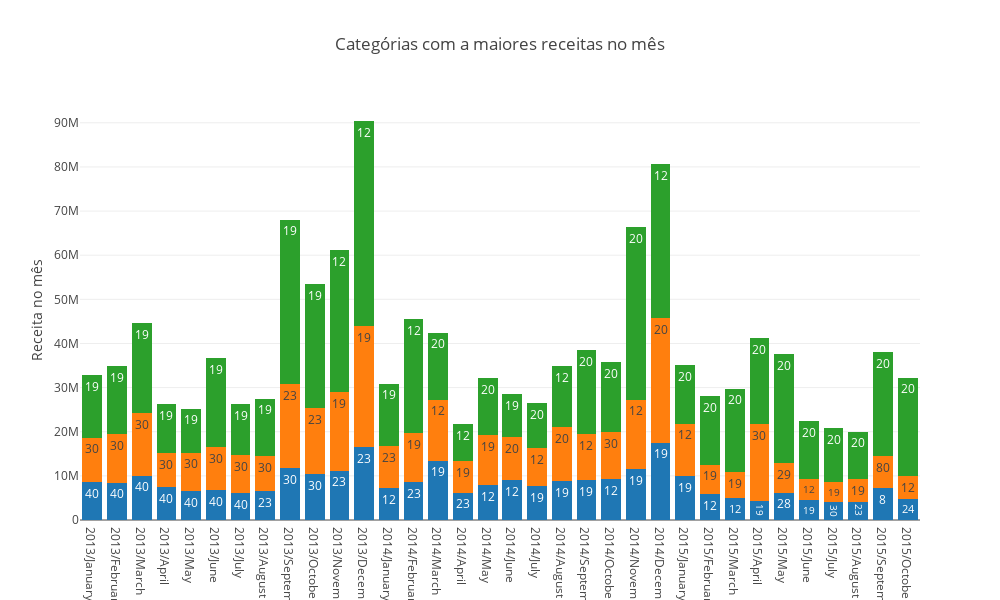

The notebook cell this image was saved under:
### Code cell
trace = [go.Bar(
                x=date_range,
                y=item_cnt_value[i, :],
                text=category_id[i, :],
                textposition = 'auto', 
                hoverinfo='x+y',
                showlegend=False,

                )
    
        for i in range(n_largest)]

layout = go.Layout( yaxis = dict(title='Receita no mês'),
                    title='Categórias com a maiores receitas no mês',
                    barmode='stack',
                    width=1000,
                    height=600,
                  )

fig = go.Figure(data=trace, layout=layout)

iplot(fig)

### Figure 1 — Plotly figure (JSON) as saved in the notebook; plotly's stock layout.template omitted (floating-point values rounded to 4 significant figures)
{"data": [{"hoverinfo": "x+y", "showlegend": false, "text": [40, 40, 40, 40, 40, 40, 40, 23, 30, 30, 23, 23, 12, 23, 19, 23, 12, 12, 19, 19, 19, 12, 19, 19, 19, 12, 12, 19, 28, 19, 30, 23, 8, 24], "textposition": "auto", "type": "bar", "uid": "90a4cba3-f600-429f-964d-24bd1734930d", "x": ["2013/January", "2013/February", "2013/March", "2013/April", "2013/May", "2013/June", "2013/July", "2013/August", "2013/September", "2013/October", "2013/November", "2013/December", "2014/January", "2014/February", "2014/March", "2014/April", "2014/May", "2014/June", "2014/July", "2014/August", "2014/September", "2014/October", "2014/November", "2014/December", "2015/January", "2015/February", "2015/March", "2015/April", "2015/May", "2015/June", "2015/July", "2015/August", "2015/September", "2015/October"], "y": [8667000.0, 8482000.0, 10050000.0, 7464000.0, 6608000.0, 6734000.0, 6044000.0, 6578000.0, 11840000.0, 10430000.0, 11170000.0, 16510000.0, 7300000.0, 8647000.0, 13450000.0, 6199000.0, 7834000.0, 9096276, 7636000.0, 8859000.0, 9013000.0, 9212000.0, 11560000.0, 17540000.0, 9890000.0, 5873000.0, 5040000.0, 4241000.0, 6218000.0, 4625000.0, 4006000.0, 4151000.0, 7206000.0, 4757000.0]}, {"hoverinfo": "x+y", "showlegend": false, "text": [30, 30, 30, 30, 30, 30, 30, 30, 23, 23, 19, 19, 23, 19, 12, 19, 19, 20, 12, 20, 12, 30, 12, 20, 12, 19, 19, 30, 29, 12, 19, 19, 80, 12], "textposition": "auto", "type": "bar", "uid": "b332c127-266f-4a35-93f6-13b73530ea31", "x": ["2013/January", "2013/February", "2013/March", "2013/April", "2013/May", "2013/June", "2013/July", "2013/August", "2013/September", "2013/October", "2013/November", "2013/December", "2014/January", "2014/February", "2014/March", "2014/April", "2014/May", "2014/June", "2014/July", "2014/August", "2014/September", "2014/October", "2014/November", "2014/December", "2015/January", "2015/February", "2015/March", "2015/April", "2015/May", "2015/June", "2015/July", "2015/August", "2015/September", "2015/October"], "y": [10010000.0, 11040000.0, 14120000.0, 7686000.0, 8685000.0, 9786000.0, 8731000.0, 7842000.0, 18930000.0, 14890000.0, 17780000.0, 27440000.0, 9498000.0, 11020000.0, 13850000.0, 7090000.0, 11420000.0, 9701000.0, 8620000.0, 12270000.0, 10450000.0, 10620000.0, 15710000.0, 28190000.0, 11940000.0, 6665000.0, 5879000.0, 17530000.0, 6655000.0, 4719000.0, 4539000.0, 5138000.0, 7232000.0, 5106927]}, {"hoverinfo": "x+y", "showlegend": false, "text": [19, 19, 19, 19, 19, 19, 19, 19, 19, 19, 12, 12, 19, 12, 20, 12, 20, 19, 20, 12, 20, 20, 20, 12, 20, 20, 20, 20, 20, 20, 20, 20, 20, 20], "textposition": "auto", "type": "bar", "uid": "2dd497bc-b970-4e0b-acb8-ed55937b60e7", "x": ["2013/January", "2013/February", "2013/March", "2013/April", "2013/May", "2013/June", "2013/July", "2013/August", "2013/September", "2013/October", "2013/November", "2013/December", "2014/January", "2014/February", "2014/March", "2014/April", "2014/May", "2014/June", "2014/July", "2014/August", "2014/September", "2014/October", "2014/November", "2014/December", "2015/January", "2015/February", "2015/March", "2015/April", "2015/May", "2015/June", "2015/July", "2015/August", "2015/September", "2015/October"], "y": [14100000.0, 15410000.0, 20360000.0, 11190000.0, 9957000.0, 20220000.0, 11510000.0, 13080000.0, 37280000.0, 28120000.0, 32150000.0, 46460000.0, 14110000.0, 25780000.0, 15140000.0, 8474000.0, 12900000.0, 9742000.0, 10190000.0, 13670000.0, 19050000.0, 15930000.0, 39080000.0, 34830000.0, 13300000.0, 15470000.0, 18850000.0, 19470000.0, 24750000.0, 13140000.0, 12190000.0, 10760000.0, 23520000.0, 22400000.0]}], "layout": {"barmode": "stack", "height": 600, "title": {"text": "Categórias com a maiores receitas no mês"}, "width": 1000, "yaxis": {"title": {"text": "Receita no mês"}}}}
